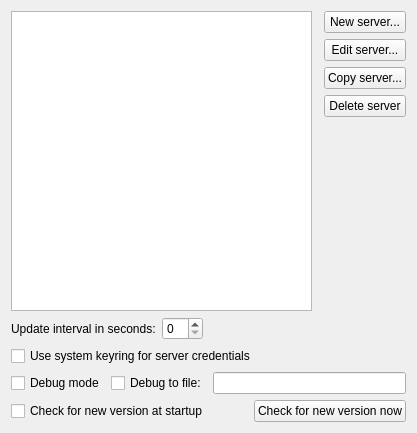
     <widget class="QWidget" name="tab_servers">
      <attribute name="title">
       <string>Servers</string>
      </attribute>
      <layout class="QGridLayout" name="gridLayout">
       <item row="3" column="1" colspan="3">
        <layout class="QHBoxLayout" name="horizontalLayout_2">
         <item>
          <widget class="QCheckBox" name="input_checkbox_debug_mode">
           <property name="text">
            <string>Debug mode</string>
           </property>
          </widget>
         </item>
         <item>
          <widget class="QCheckBox" name="input_checkbox_debug_to_file">
           <property name="enabled">
            <bool>true</bool>
           </property>
           <property name="text">
            <string>Debug to file:</string>
           </property>
          </widget>
         </item>
         <item>
          <widget class="QLineEdit" name="input_lineedit_debug_file"/>
         </item>
        </layout>
       </item>
       <item row="0" column="3">
        <layout class="QVBoxLayout" name="verticalLayout_2">
         <item>
          <widget class="QPushButton" name="button_new_server">
           <property name="text">
            <string>New server...</string>
           </property>
          </widget>
         </item>
         <item>
          <widget class="QPushButton" name="button_edit_server">
           <property name="text">
            <string>Edit server...</string>
           </property>
          </widget>
         </item>
         <item>
          <widget class="QPushButton" name="button_copy_server">
           <property name="text">
            <string>Copy server...</string>
           </property>
          </widget>
         </item>
         <item>
          <widget class="QPushButton" name="button_delete_server">
           <property name="text">
            <string>Delete server</string>
           </property>
          </widget>
         </item>
         <item>
          <spacer name="verticalSpacer_7">
           <property name="orientation">
            <enum>Qt::Vertical</enum>
           </property>
           <property name="sizeHint" stdset="0">
            <size>
             <width>20</width>
             <height>40</height>
            </size>
           </property>
          </spacer>
         </item>
        </layout>
       </item>
       <item row="2" column="1" colspan="3">
        <layout class="QHBoxLayout" name="horizontalLayout_3">
         <item>
          <widget class="QCheckBox" name="input_checkbox_use_system_keyring">
           <property name="text">
            <string>Use system keyring for server credentials</string>
           </property>
          </widget>
         </item>
        </layout>
       </item>
       <item row="1" column="1" colspan="3">
        <layout class="QHBoxLayout" name="horizontalLayout">
         <item>
          <widget class="QLabel" name="label_update_interval_seconds">
           <property name="text">
            <string>Update interval in seconds:</string>
           </property>
          </widget>
         </item>
         <item>
          <widget class="QSpinBox" name="input_spinbox_update_interval_seconds"/>
         </item>
         <item>
          <spacer name="horizontalSpacer">
           <property name="orientation">
            <enum>Qt::Horizontal</enum>
           </property>
           <property name="sizeHint" stdset="0">
            <size>
             <width>40</width>
             <height>20</height>
            </size>
           </property>
          </spacer>
         </item>
        </layout>
       </item>
       <item row="4" column="1" colspan="3">
        <layout class="QHBoxLayout" name="horizontalLayout_4">
         <item>
          <widget class="QCheckBox" name="input_checkbox_check_for_new_version">
           <property name="text">
            <string>Check for new version at startup</string>
           </property>
          </widget>
         </item>
         <item>
          <spacer name="horizontalSpacer_3">
           <property name="orientation">
            <enum>Qt::Horizontal</enum>
           </property>
           <property name="sizeHint" stdset="0">
            <size>
             <width>40</width>
             <height>20</height>
            </size>
           </property>
          </spacer>
         </item>
         <item>
          <widget class="QPushButton" name="button_check_for_new_version_now">
           <property name="text">
            <string>Check for new version now</string>
           </property>
          </widget>
         </item>
        </layout>
       </item>
       <item row="0" column="1">
        <widget class="QListWidget" name="list_servers">
         <property name="minimumSize">
          <size>
           <width>0</width>
           <height>300</height>
          </size>
         </property>
         <property name="maximumSize">
          <size>
           <width>16777215</width>
           <height>16777215</height>
          </size>
         </property>
         <property name="resizeMode">
          <enum>QListView::Adjust</enum>
         </property>
        </widget>
       </item>
       <item row="5" column="1">
        <spacer name="verticalSpacer">
         <property name="orientation">
          <enum>Qt::Vertical</enum>
         </property>
         <property name="sizeHint" stdset="0">
          <size>
           <width>0</width>
           <height>0</height>
          </size>
         </property>
        </spacer>
       </item>
      </layout>
     </widget>
